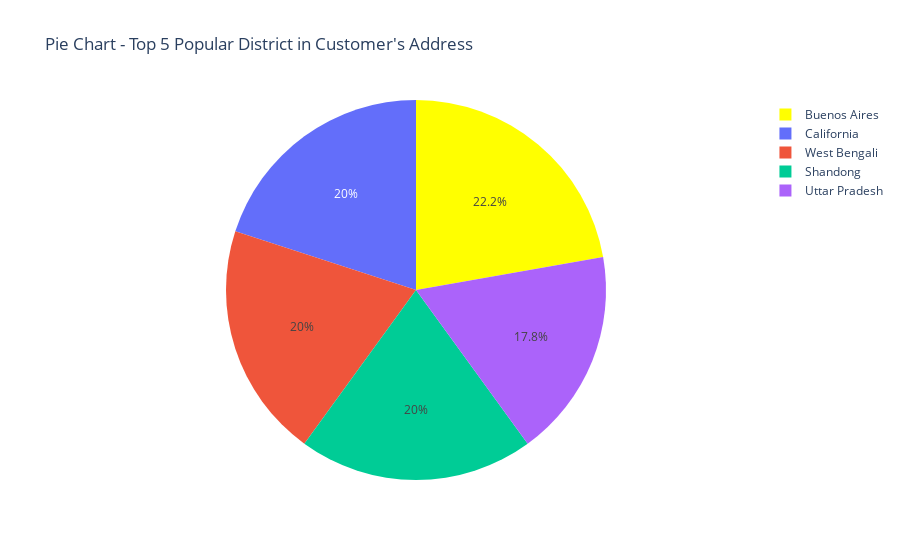

Notebook code for this chart:
### Code cell
# Visualize Data
from plotly.offline import init_notebook_mode,iplot
import plotly.graph_objects as go
import plotly.graph_objects as go


labels=['Buenos Aires', 'California', 'West Bengali','Shandong', 'Uttar Pradesh' ]
values=[10,9,9,9,8]

trace=go.Pie(labels=labels,values=values, marker=dict(colors=['yellow']),hoverinfo="value")
data = [trace]
layout = go.Layout(title="Pie Chart - Top 5 Popular District in Customer's Address")
fig = go.Figure(data = data,layout = layout)

iplot(fig)

### Figure 1 — Plotly figure (JSON) as saved in the notebook; plotly's stock layout.template omitted (floating-point values rounded to 4 significant figures)
{"data": [{"hoverinfo": "value", "labels": ["Buenos Aires", "California", "West Bengali", "Shandong", "Uttar Pradesh"], "marker": {"colors": ["yellow"]}, "type": "pie", "values": [10, 9, 9, 9, 8]}], "layout": {"title": {"text": "Pie Chart - Top 5 Popular District in Customer's Address"}}}
